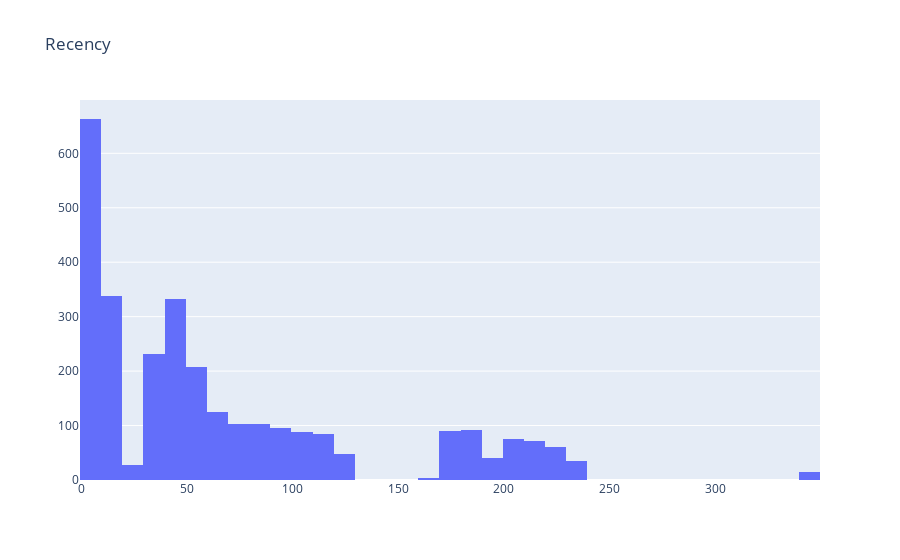

Notebook cell for this chart:
### Code cell
plot_data = [
    go.Histogram(
        x=tx_user['Recency']
    )
]

plot_layout = go.Layout(
        title='Recency'
    )
fig = go.Figure(data=plot_data, layout=plot_layout)
pyoff.iplot(fig)

### Figure 1 — Plotly figure (JSON) as saved in the notebook; plotly's stock layout.template omitted (floating-point values rounded to 4 significant figures; data arrays with more than 128 entries replaced by an {"elided": "..."} marker saying what was removed)
{"data": [{"type": "histogram", "x": {"elided": "2929 int values"}}], "layout": {"title": {"text": "Recency"}}}
